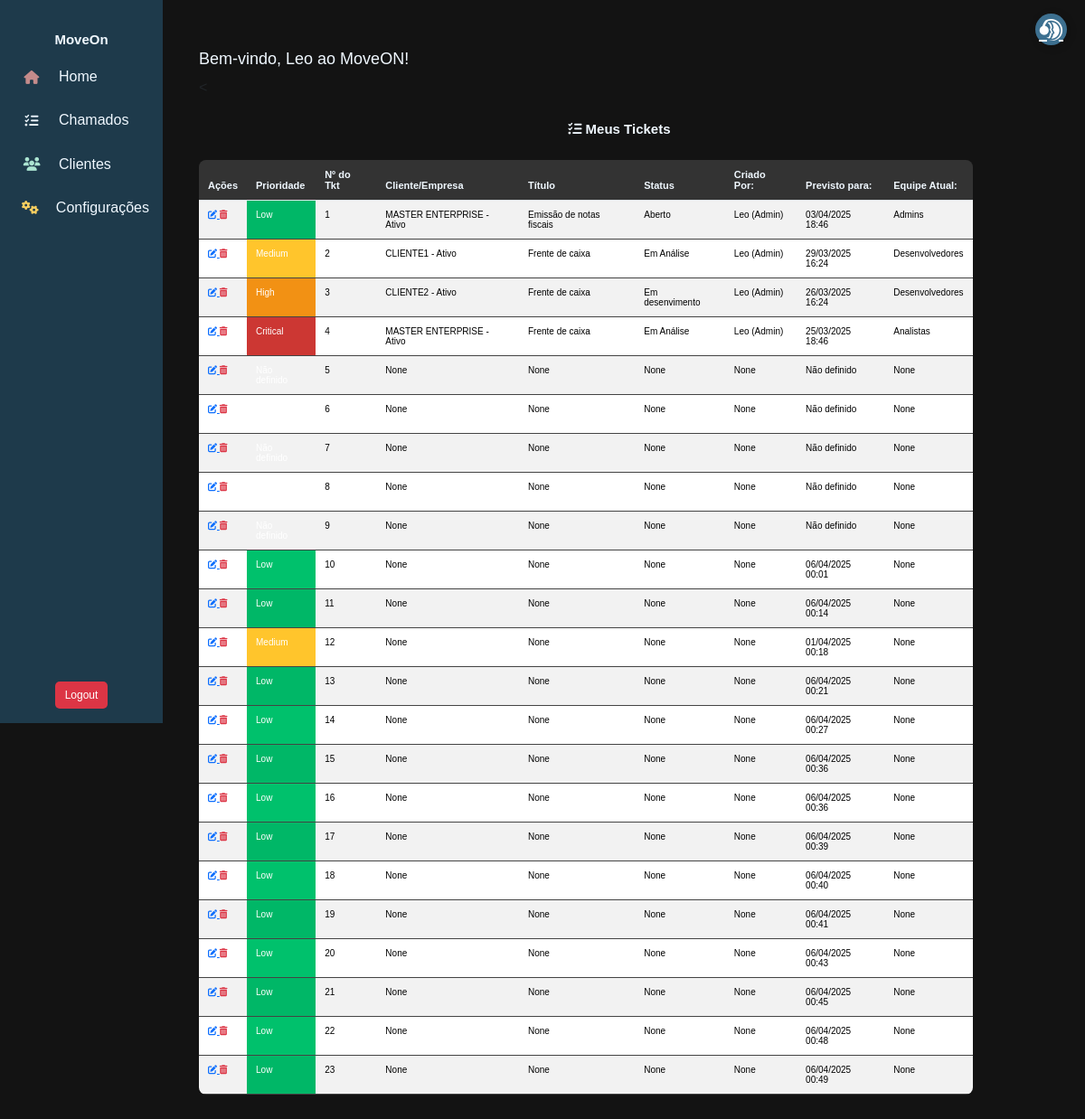
The app's page /move/tickets/list (signed in), older data.
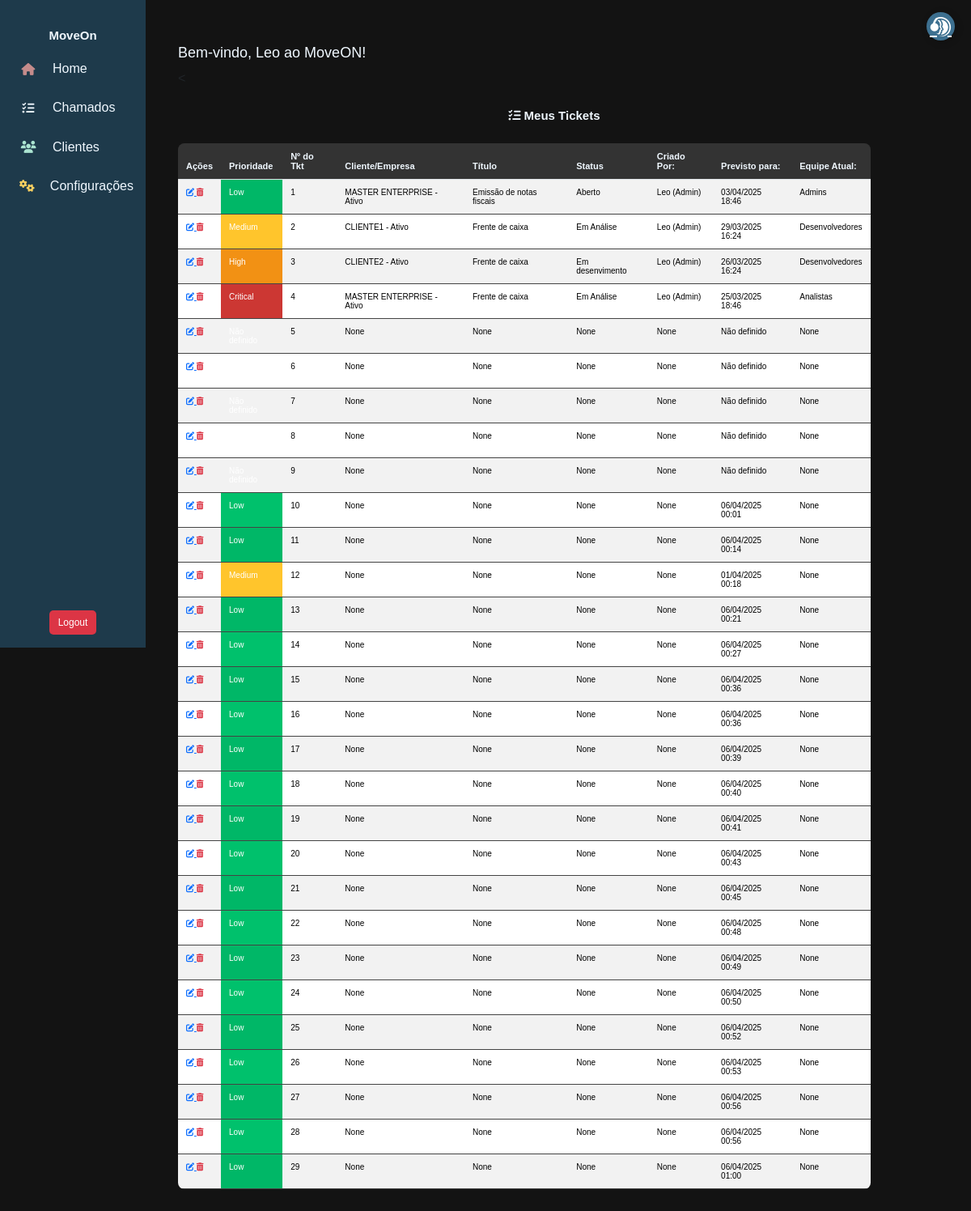
The same page, newer data.
### move_on/models.py (models this page shows, shortened)
class User(AbstractUser):
    client = models.ForeignKey(Profile, on_delete=models.CASCADE, related_name="users", null=True, blank=True, db_column='client')
    role = models.ForeignKey(Role, on_delete=models.SET_NULL, null=True, blank=True, db_column='role')
    groups = models.ManyToManyField(
        'auth.Group',
        related_name='move_on_users',
        blank=True
    )
    user_permissions = models.ManyToManyField(
        'auth.Permission',
        related_name='move_on_users',
        blank=True
    )
    class Meta:
        db_table = "users"
    def __str__(self):
        return f"{self.username} ({self.role})" if self.role else self.username

class Ticket(models.Model):
    client = models.ForeignKey(Profile, on_delete=models.PROTECT, related_name="tickets", null=True, blank=True)
    created_by = models.ForeignKey(User, on_delete=models.CASCADE, related_name="created_tickets", null=True, blank=True)
    assigned_team = models.ForeignKey(Team, on_delete=models.SET_NULL, null=True, blank=True, related_name="tickets")
    sla = models.ForeignKey(SLA, on_delete=models.SET_NULL, null=True, blank=True)
    title = models.CharField("Título", max_length=255, null=True, blank=True)
    description = models.TextField("Descrição", null=True, blank=True)
    status = models.ForeignKey(TicketStatus, on_delete=models.SET_NULL, null=True, blank=True)
    created_at = models.DateTimeField("Criado em", auto_now_add=True)
    updated_at = models.DateTimeField("Atualizado em", auto_now=True)
    due_date = models.DateTimeField("Previsão", null=True, blank=True)
    category = models.ForeignKey(Category, on_delete=models.CASCADE, blank=True, null=True)
    class Meta:
        db_table = "tickets"

class SLA(models.Model):
    priority = models.CharField("Prioridade",max_length=10, choices=SLAPriority.choices)
    response_time = models.IntegerField("Tempo de Resposta (dias)")
    resolution_time = models.IntegerField("Tempo de Resolução (dias)")
    class Meta:
        db_table = "sla"

class Profile(models.Model):
    name = models.CharField("Nome da Empresa", max_length=150)
    document = models.CharField("CPF/CNPJ", max_length=18, unique=True)
    email = models.EmailField("E-mail", unique=True)
    phone = models.CharField("Telefone", max_length=20, blank=True, null=True)
    active = models.BooleanField("Ativo?", default=True)
    created_at = models.DateTimeField("Criado em", auto_now_add=True)
    class Meta:
        db_table = "profiles"
    def __str__(self):
        return f"{self.name} - {'Ativo' if self.active else 'Inativo'}"

class TicketStatus(models.Model):
    name = models.CharField("Status", max_length=50, unique=True)
    class Meta:
        db_table = "ticket_status"
    def __str__(self):
        return self.name

class Role(models.Model):
    name = models.CharField("Nome do Papel", max_length=50, unique=True)
    description = models.TextField("Descrição", blank=True, null=True)
    class Meta:
        db_table = "roles"
    def __str__(self):
        return self.name

class Team(models.Model):
    client = models.ForeignKey(Profile, on_delete=models.CASCADE, related_name="teams", blank=True, null=True)
    name = models.CharField("Nome da Equipe", max_length=150)
    roles = models.ManyToManyField(Role, related_name="teams", blank=True)
    members = models.ManyToManyField(User, related_name="teams", blank=True)
    class Meta:
        db_table = "teams"
    def __str__(self):
        return f"{self.name}"

### move_on/views.py (the view)
# urls.py: path('tickets/list',TicketListView.as_view(), name="ticket_list"),
class TicketListView(LoginRequiredMixin,ListView):
    model = Ticket
    template_name = 'tickets/ticket_list.html'
    context_object_name = 'tickets'

### move_on/templatetags/custom_filters.py (called while the page is built)
@register.filter
def get_color(value):
    if value == 'low':
        return '#00c16c'
    elif value == 'medium':
        return '#ffc52c'
    elif value == 'high':
        return '#ff9915'
    elif value == 'critical':
        return '#CC3733'
    return 'gray'  # Valor padrão, caso não tenha correspondência

### move_on/templates/Tickets/ticket_list.html (shortened to what this page needs)
{% extends "Menu/menu.html" %}
{% block content %}
{% load custom_filters %}
<h4 style="margin: 25px; text-align: center">
  <i class="fas fa-tasks"></i> Meus Tickets
</h4>
<div class="table-responsive">
  <table class="table table-sm table-striped" id="ticketTable">
    <thead class="text-center">
      <tr>
        <th>Ações</th>
        <th>Prioridade</th>
        <th>Nº do Tkt</th>
        <th>Cliente/Empresa</th>
        <th>Título</th>
        <th>Status</th>
        <th>Criado Por:</th>
        <th>Previsto para:</th>
        <th>Equipe Atual:</th>
      </tr>
    </thead>
    <tbody>
      {% for ticket in tickets %}
      <tr>
        <td>
          <a href="{% url 'ticket_update' ticket.id %}">
            <i class="fas fa-edit" aria-placeholder="Editar" tooltip="Editar"></i>
          </a>
          <a class="text-danger" href="{% url 'ticket_delete' ticket.id %}">
            <i class="fas fa-trash-alt" aria-placeholder="Deletar" tooltip="Deletar"></i>
          </a>
        </td>
        <td
          style="background-color: {% if ticket.sla %}{{ ticket.sla.priority|get_color }}{% else %}#FFFFFF{% endif %}; color: white;">
          {% if ticket.sla %}
          {{ ticket.sla.get_priority_display }}
          {% else %}
          Não definido
          {% endif %}
        </td>
        <td>{{ ticket.id }}</td>
        <td>{{ ticket.client }}</td>
        <td>{{ ticket.title }}</td>
        <td>{{ ticket.status }}</td>
        <td>{{ ticket.created_by }}</td>
        <td>
          {% if ticket.due_date %}
          {{ ticket.due_date|date:" d/m/Y H:i" }} {% else %} Não definido {% endif %} </td>
        <td>{{ ticket.assigned_team }}</td>
      </tr>
      {% empty %}
      <tr>
        <td colspan="9" class="text-center">Nenhum ticket encontrado.</td>
      </tr>
      {% endfor %}
    </tbody>
  </table>
</div>
{% endblock %}

### move_on/templates/Menu/menu.html (shortened to what this page needs)
{% load static %}
<head>
  <link href="https://cdn.jsdelivr.net/npm/bootstrap@5.3.3/dist/css/bootstrap.min.css" rel="stylesheet" />
  <link rel="stylesheet" href="https://cdnjs.cloudflare.com/ajax/libs/font-awesome/6.5.1/css/all.min.css" />
  <link rel="stylesheet" href="{% static 'css/styles.css' %}" />
</head>
<body>
  <nav class="sidebar">
    <h6>MoveOn</h6>
    {% if user.is_authenticated %}
    <a href="/" data-bs-toggle="tooltip" data-bs-placement="right" title="Home">
      <i class="fas fa-home"></i> <span>Home</span>
    </a>
    <a href="{% url 'ticket_list' %}" data-bs-toggle="tooltip" data-bs-placement="right" title="Chamados">
      <i class="fas fa-tasks"></i> <span>Chamados</span>
    </a>
    <a href="#" data-bs-toggle="tooltip" data-bs-placement="right" title="Clientes">
      <i class="fas fa-users"></i> <span>Clientes</span>
    </a>
    <a href="#" data-bs-toggle="tooltip" data-bs-placement="right" title="Configurações">
      <i class="fas fa-cogs"></i> <span>Configurações</span>
    </a>
    <form method="POST" action="{% url 'logout' %}">
      <button type="submit" class="btn btn-danger-2 w-100">Logout</button>
    </form>
    {% else %}
    <p>Necessário estar logado</p>
    {% endif %}
  </nav>
  <div class="content">
    <h3>
      {% block title %}Bem-vindo, {{ user.username }} ao MoveON!{% endblock %}
    </h3>
    < <p>{% block content %}{% endblock %}</p>
  </div>
  <a href="{% url 'ticket_form' %}" class="support-btn" data-bs-toggle="tooltip" data-bs-placement="left"
    title="Novo Chamado">
    <i class="fa-brands fa-teamspeak"></i>
  </a>
</body>
</html>

### move_on/static/css/styles.css (style rules this page uses)
body { background-color: rgb(19, 19, 19); }
* { font-family: Verdana, Geneva, Tahoma, sans-serif; }
.sidebar { width: 60px; height: 100vh; background: #1e3a4b; position: fixed; top: 0; left: 0; display: flex; flex-direction: column; align-items: center; padding-top: 35px; transition: width 0.5s ease; }
h4, h6 { color: aliceblue; font-weight: bolder; font-size: 15px; }
h3 { color: aliceblue; font-size: 18px; }
.sidebar a { text-decoration: none; color: aliceblue; display: flex; align-items: center; gap: 10px; padding: 15px; width: 100%; white-space: nowrap; overflow: hidden; }
.sidebar a i { font-size: 15px; width: 40px; text-align: center; }
.sidebar a span { display: none; }
.content { margin-left: 170px; padding: 50px; margin-top: 5px; }
.fa-home { color: rgb(196, 139, 139); }
.fa-tasks { color: aliceblue; }
.fa-users { color: rgb(171, 228, 209); }
.fa-cogs { color: rgb(248, 207, 96); }
.support-btn { position: fixed; top: 15px; right: 20px; background: #3d7090; color: white; border-radius: 50%; width: 35px; height: 35px; display: flex; align-items: center; justify-content: center; font-size: 1.5rem; box-shadow: 2px 2px 10px rgba(0, 0, 0, 0.2); transition: transform 0.2s ease-in-out; z-index: 1000; }
.table { width: 92%; border-collapse: collapse; background-color: #1e1e1e; border-radius: 8px; overflow: hidden; }
.table th { background-color: #333; color: aliceblue; padding: 10px; text-align: left; font-size: 11px; }
.table td { padding: 10px; border-bottom: 1px solid #444; font-size: 10px; }
.table tbody tr:nth-child(even) { background-color: #2a2a2a; }
.btn { padding: 5px 10px; font-size: 12px; border-radius: 5px; }
.btn-danger-2 { background-color: #dc3545; color: white; margin-top: 500px; }

Row changes from the older to the newer data that the page shows:
added Ticket: sla.priority "Low", id "24", client "None", title "None", status "None", created_by "None", due_date "06/04/2025 00:50", assigned_team "None"
added Ticket: sla.priority "Low", id "25", client "None", title "None", status "None", created_by "None", due_date "06/04/2025 00:52", assigned_team "None"
added Ticket: sla.priority "Low", id "26", client "None", title "None", status "None", created_by "None", due_date "06/04/2025 00:53", assigned_team "None"
added Ticket: sla.priority "Low", id "27", client "None", title "None", status "None", created_by "None", due_date "06/04/2025 00:56", assigned_team "None"
added Ticket: sla.priority "Low", id "28", client "None", title "None", status "None", created_by "None", due_date "06/04/2025 00:56", assigned_team "None"
added Ticket: sla.priority "Low", id "29", client "None", title "None", status "None", created_by "None", due_date "06/04/2025 01:00", assigned_team "None"
